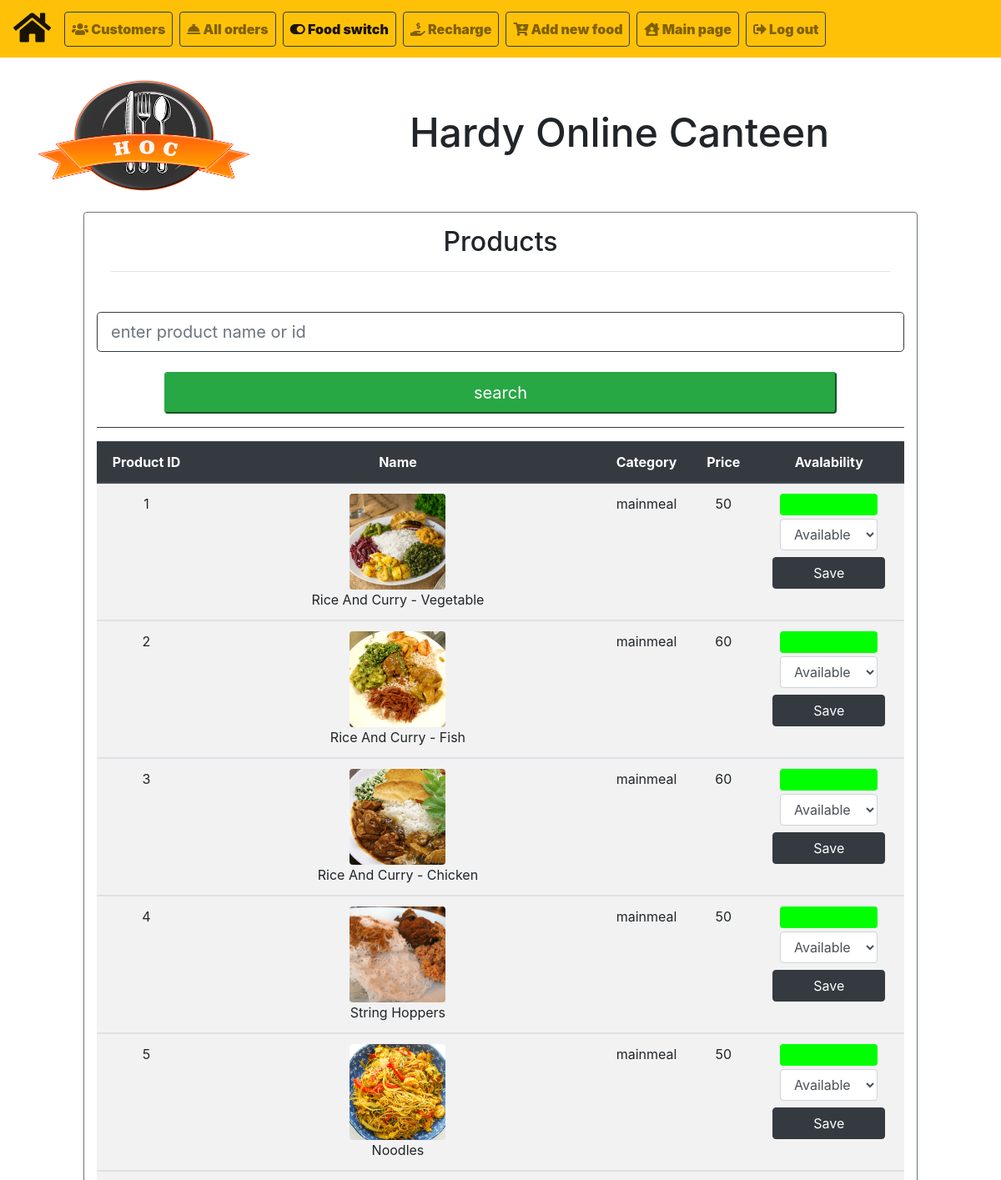
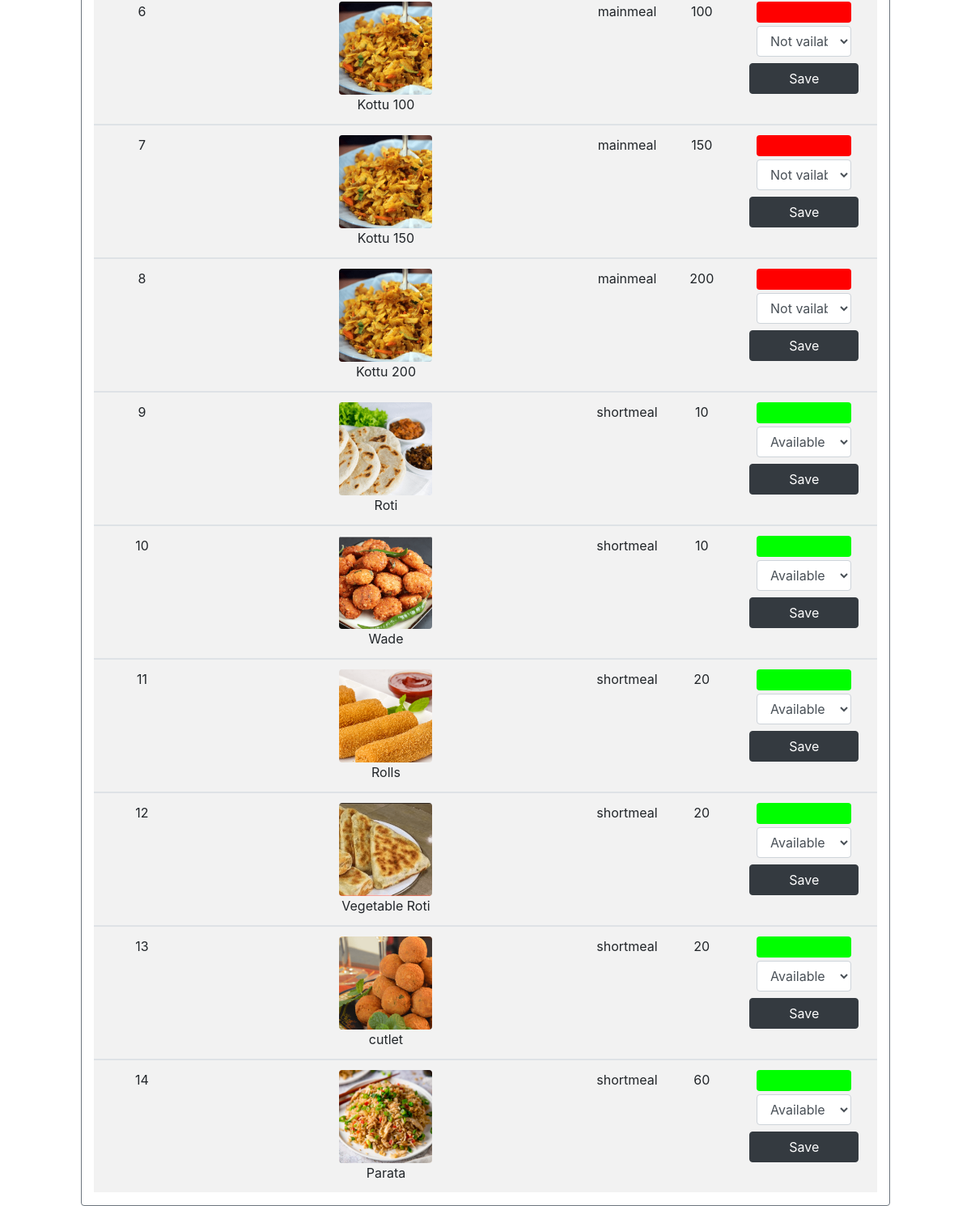
The app's page /seller/products.php (signed in) with its own data (2 pictures, top to bottom).
### tables this page shows
CREATE TABLE `products` (
  `id` int(5) NOT NULL,
  `name` varchar(100) NOT NULL,
  `description` varchar(100) NOT NULL,
  `category` varchar(50) NOT NULL,
  `availability_1` int(1) NOT NULL DEFAULT 1,
  `availability_2` int(1) NOT NULL DEFAULT 1,
  `price` float NOT NULL,
  `img_dir` varchar(100) NOT NULL DEFAULT 'image/products/000.png'
);

### inc/seller/producttable.php (the view, shortened to what this page needs)
<tbody>
	<tr>
		<td class="text-center"><?php echo $row['id'];?></td>
		<td class="text-center w-50">
			<img class="rounded w-25" src="../<?php echo $row['img_dir'];?>" alt="">
			<br>
			<?php echo $row['name'];?>
		</td>
		<td class="text-center"><?php echo $row['category'];?></td>
		<td class="text-center"><?php echo $row['price'];?></td>
		<td class="text-center">
			<?php if ($seller_id==1) {
				$statuts= $row['availability_1'];
			} elseif ($seller_id==2){
				$statuts= $row['availability_2'];
			} ?>
			<div style="background-color: <?php if ($statuts == 1) {echo "lime";} elseif($statuts == 0) {echo "red";} ?>;" class="mx-auto alert w-75 mb-1"></div>
			<form action="products.php" method="post">
				<select name="switch" id="switch" class="form-control w-75 mx-auto">
					<option value="1" class="text-success" <?php if ($statuts == 1) {echo "selected";} ?> >Available</option>
					<option value="0" class="text-danger" <?php if ($statuts == 0) {echo "selected";} ?>>Not vailable</option>
				</select>
				<button type="submit" name="sw" class="btn btn-dark px-5 mt-2">Save</button>
			</form>
		</td>
	</tr>

### seller/products.php (shortened to what this page needs)
<?php require_once('../inc/connection.php');
	$active = "products";
	if (isset($_SESSION['seller_id'])) {
		$seller_id = $_SESSION['seller_id'];
	} else {
		echo("<script> window.location = 'login.php'; </script>");
	}
?>
<!DOCTYPE html>
<html>
	<head>
		<?php include('../inc/seller/header-head.php') ?>
	</head>
	<body>
		<?php include('../inc/seller/header-body.php') ?>
		<div class="container border border-secondary rounded col-xl-10 col-lg-10 col-md-9 col-sm-11 col-xs">
			<div class="text-center m-3">
				<h2>Products</h2>
				<hr>
			</div>
			<form action="" method="post">
				<div class="row mt-5">
					<div class="col-12">
						<input class="form-control border-dark form-control-lg" id="inputdefault" name="search-box" type="text" placeholder="enter product name or id" value="<?php if(isset($_POST['search'])) { echo $_POST['search-box'];} ?>">
					</div>
				</div>
				<div class="row mt-4">
					<div class="col-12 text-center">
						<input type="submit" class="col-10 btn-success btn-lg py-2 px-5 my-auto rounded" name="search" value="search">
					</div>
				</div>
			</form>
			<hr class="border-dark">
			<div class="row mt-3">
				<div class="col-12">
					<div class="table table-responsive-lg">
						<table class="table table-striped table-hover">
							<thead class="text-center thead-dark my-auto">
								<th>Product ID</th>
								<th>Name</th>
								<th>Category</th>
								<th>Price</th>
								<th>Avalability</th>
							</thead>
							<?php
							if (isset($_POST['search'])) {
								$query = "select * from products WHERE id='{$_POST['search-box']}' || name LIKE '%{$_POST['search-box']}%' order by id";
								$result = mysqli_query($connection,$query);
								if(mysqli_num_rows($result)>0){
									while($row = mysqli_fetch_array($result)){ ?>
									<?php include('../inc/seller/producttable.php') ?>
									<?php
									}
									}
							} else {
							$query = "select * from products order by id";
							$result = mysqli_query($connection,$query);
							if(mysqli_num_rows($result)>0){
								while($row = mysqli_fetch_array($result)){
							?>
							<?php include('../inc/seller/producttable.php') ?>
								<?php
								}
								}
								}
								?>
							</tbody>
						</table>
					</div>
				</div>
			</div>
		</div>
</body>
</html>

### inc/seller/header-head.php (shortened to what this page needs)
<link rel="stylesheet" href="https://cdn.jsdelivr.net/npm/bootstrap@4.6.0/dist/css/bootstrap.min.css">
<link href="../css/navbar-top-fixed.css" rel="stylesheet">
<link rel="stylesheet" href="../css/manual/style.css">
<link rel="stylesheet" href="https://pro.fontawesome.com/releases/v5.10.0/css/all.css"/>

### inc/seller/header-body.php (shortened to what this page needs)
<nav class="navbar navbar-expand-md navbar-light fixed-top bg-warning main-nav">
	<a class="navbar-brand" href="home.php"><i class="fas fa-home fa-2x"></i></a>
	<div class="collapse navbar-collapse" id="navbarCollapse">
		<ul class="navbar-nav mr-auto">
			<li class="nav-item <?php if(isset($active) && ($active=="customers")){ echo "active"; }?>">
				<a class="btn border-dark nav-link font-weight-bold" href="customers.php"><strong><i class="fas fa-users"></i> Customers</strong></a>
			</li>
			<li class="nav-item <?php if(isset($active) && ($active=="orders")){ echo "active"; }?>">
				<a class="btn border-dark nav-link font-weight-bold ml-2" href="orders.php"><strong><i class="fas fa-concierge-bell"></i> All orders</strong></a>
			</li>
			<li class="nav-item <?php if(isset($active) && ($active=="products")){ echo "active"; }?>">
				<a class="btn border-dark nav-link font-weight-bold ml-2" href="products.php"><strong><i class="fas fa-toggle-on"></i> Food switch</strong></a>
			</li>
			<li class="nav-item <?php if(isset($active) && ($active=="recharge")){ echo "active"; }?>">
				<a class="btn border-dark nav-link font-weight-bold ml-2" href="customer_recharge.php"><strong><i class="fas fa-hand-holding-usd"></i> Recharge</strong></a>
			</li>
			<li class="nav-item <?php if(isset($active) && ($active=="foodadd")){ echo "active"; }?>">
				<a class="btn border-dark nav-link font-weight-bold ml-2" href="foodAdd.php"><strong><i class="fas fa-cart-plus"></i> Add new food</strong></a>
			</li>
			<li class="nav-item">
				<a class="btn border-dark nav-link font-weight-bold ml-2" href="../index.php"><strong><i class="fas fa-house-user"></i> Main page</strong></a>
			</li>
			<li class="nav-item">
				<form action="" method="post">
					<button class="btn border-dark nav-link font-weight-bold ml-2" type="submit" id="logout" name="logout" value="logout"><strong><i class="fas fa-sign-out-alt"></i> Log out</strong></button>
				</form>
			</li>
		</ul>
	</div>
</nav>
<div class="container">
	<div class="row header my-3">
		<div class="col-3 my-auto">
			<a href="index.php"><img class="w-100 my-auto" src="../image/logo.png" alt=""></a>
		</div>
		<div class="col-9 my-auto text-center">
			<h1 style="font-size: 3em;">Hardy Online Canteen</h1>
		</div>
	</div>
</div>

### css/navbar-top-fixed.css (style rules this page uses)
body { min-height: 75rem; padding-top: 4.5rem; }

### css/manual/style.css (style rules this page uses)
.header { height: 150px; }

### records on screen
products: id "1", img_dir (picture), name "Rice And Curry - Vegetable", category "mainmeal", price "50", switch "Available"
products: id "2", img_dir (picture), name "Rice And Curry - Fish", category "mainmeal", price "60", switch "Available"
products: id "3", img_dir (picture), name "Rice And Curry - Chicken", category "mainmeal", price "60", switch "Available"
products: id "4", img_dir (picture), name "String Hoppers", category "mainmeal", price "50", switch "Available"
products: id "5", img_dir (picture), name "Noodles", category "mainmeal", price "50", switch "Available"
products: id "6", img_dir (picture), name "Kottu 100", category "mainmeal", price "100", switch "Not vailable"
products: id "7", img_dir (picture), name "Kottu 150", category "mainmeal", price "150", switch "Not vailable"
products: id "8", img_dir (picture), name "Kottu 200", category "mainmeal", price "200", switch "Not vailable"
products: id "9", img_dir (picture), name "Roti", category "shortmeal", price "10", switch "Available"
products: id "10", img_dir (picture), name "Wade", category "shortmeal", price "10", switch "Available"
products: id "11", img_dir (picture), name "Rolls", category "shortmeal", price "20", switch "Available"
products: id "12", img_dir (picture), name "Vegetable Roti", category "shortmeal", price "20", switch "Available"
products: id "13", img_dir (picture), name "cutlet", category "shortmeal", price "20", switch "Available"
products: id "14", img_dir (picture), name "Parata", category "shortmeal", price "60", switch "Available"
